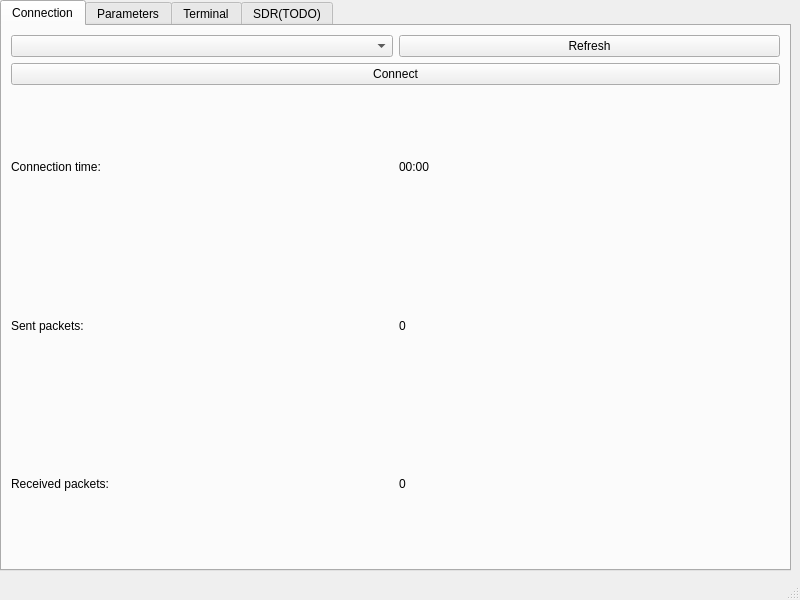
<?xml version="1.0" encoding="UTF-8"?>
<ui version="4.0">
 <class>MainWindow</class>
 <widget class="QMainWindow" name="MainWindow">
  <property name="geometry">
   <rect>
    <x>0</x>
    <y>0</y>
    <width>800</width>
    <height>600</height>
   </rect>
  </property>
  <property name="sizePolicy">
   <sizepolicy hsizetype="Preferred" vsizetype="Preferred">
    <horstretch>0</horstretch>
    <verstretch>0</verstretch>
   </sizepolicy>
  </property>
  <property name="windowTitle">
   <string>QCBmCtl</string>
  </property>
  <widget class="QWidget" name="centralwidget">
   <widget class="QTabWidget" name="tabWidget">
    <property name="geometry">
     <rect>
      <x>0</x>
      <y>0</y>
      <width>791</width>
      <height>571</height>
     </rect>
    </property>
    <property name="currentIndex">
     <number>0</number>
    </property>
    <widget class="QWidget" name="tab_3">
     <attribute name="title">
      <string>Connection</string>
     </attribute>
     <layout class="QGridLayout" name="gridLayout">
      <item row="2" column="0">
       <widget class="QLabel" name="label">
        <property name="text">
         <string>Connection time:</string>
        </property>
       </widget>
      </item>
      <item row="0" column="1">
       <widget class="QPushButton" name="pushButton_2">
        <property name="text">
         <string>Refresh</string>
        </property>
       </widget>
      </item>
      <item row="1" column="0" colspan="2">
       <widget class="QPushButton" name="pushButton">
        <property name="enabled">
         <bool>true</bool>
        </property>
        <property name="text">
         <string>Connect</string>
        </property>
       </widget>
      </item>
      <item row="3" column="1">
       <widget class="QLabel" name="label_4">
        <property name="text">
         <string>0</string>
        </property>
       </widget>
      </item>
      <item row="0" column="0">
       <widget class="QComboBox" name="comboBox"/>
      </item>
      <item row="2" column="1">
       <widget class="QLabel" name="label_2">
        <property name="text">
         <string>00:00</string>
        </property>
       </widget>
      </item>
      <item row="3" column="0">
       <widget class="QLabel" name="label_3">
        <property name="text">
         <string>Sent packets:</string>
        </property>
       </widget>
      </item>
      <item row="4" column="0">
       <widget class="QLabel" name="label_5">
        <property name="text">
         <string>Received packets:</string>
        </property>
       </widget>
      </item>
      <item row="4" column="1">
       <widget class="QLabel" name="label_6">
        <property name="text">
         <string>0</string>
        </property>
       </widget>
      </item>
     </layout>
    </widget>
    <widget class="QWidget" name="tab_5">
     <attribute name="title">
      <string>Parameters</string>
     </attribute>
     <layout class="QGridLayout" name="gridLayout_3">
      <item row="0" column="0">
       <widget class="QLabel" name="label_11">
        <property name="text">
         <string>Frequency:</string>
        </property>
       </widget>
      </item>
      <item row="0" column="1">
       <widget class="QSpinBox" name="spinBox_4">
        <property name="enabled">
         <bool>false</bool>
        </property>
        <property name="minimum">
         <number>20000000</number>
        </property>
        <property name="maximum">
         <number>30000000</number>
        </property>
        <property name="value">
         <number>27120000</number>
        </property>
       </widget>
      </item>
      <item row="1" column="0">
       <widget class="QLabel" name="label_7">
        <property name="text">
         <string>Mode:</string>
        </property>
       </widget>
      </item>
      <item row="3" column="1">
       <widget class="QSpinBox" name="spinBox_2">
        <property name="enabled">
         <bool>false</bool>
        </property>
        <property name="minimum">
         <number>10</number>
        </property>
        <property name="maximum">
         <number>10000</number>
        </property>
       </widget>
      </item>
      <item row="4" column="0">
       <widget class="QLabel" name="label_10">
        <property name="text">
         <string>Frequency count(MFSK):</string>
        </property>
       </widget>
      </item>
      <item row="6" column="0" colspan="2">
       <widget class="QPushButton" name="pushButton_7">
        <property name="enabled">
         <bool>false</bool>
        </property>
        <property name="text">
         <string>Store params table</string>
        </property>
       </widget>
      </item>
      <item row="3" column="0">
       <widget class="QLabel" name="label_9">
        <property name="text">
         <string>Frequency spacing:</string>
        </property>
       </widget>
      </item>
      <item row="1" column="1">
       <widget class="QComboBox" name="comboBox_2">
        <property name="enabled">
         <bool>false</bool>
        </property>
        <item>
         <property name="text">
          <string>BFSK</string>
         </property>
        </item>
        <item>
         <property name="text">
          <string>MFSK</string>
         </property>
        </item>
        <item>
         <property name="text">
          <string>MSK</string>
         </property>
        </item>
        <item>
         <property name="text">
          <string>SDR</string>
         </property>
        </item>
       </widget>
      </item>
      <item row="4" column="1">
       <widget class="QSpinBox" name="spinBox_3">
        <property name="enabled">
         <bool>false</bool>
        </property>
        <property name="minimum">
         <number>4</number>
        </property>
        <property name="maximum">
         <number>64</number>
        </property>
        <property name="stepType">
         <enum>QAbstractSpinBox::DefaultStepType</enum>
        </property>
       </widget>
      </item>
      <item row="2" column="0">
       <widget class="QLabel" name="label_8">
        <property name="text">
         <string>Speed/samplerate:</string>
        </property>
       </widget>
      </item>
      <item row="2" column="1">
       <widget class="QSpinBox" name="spinBox">
        <property name="enabled">
         <bool>false</bool>
        </property>
        <property name="minimum">
         <number>10</number>
        </property>
        <property name="maximum">
         <number>10000</number>
        </property>
        <property name="singleStep">
         <number>2</number>
        </property>
       </widget>
      </item>
      <item row="5" column="0" colspan="2">
       <widget class="QTableWidget" name="tableWidget">
        <property name="enabled">
         <bool>false</bool>
        </property>
       </widget>
      </item>
     </layout>
    </widget>
    <widget class="QWidget" name="tab_4">
     <attribute name="title">
      <string>Terminal</string>
     </attribute>
     <layout class="QGridLayout" name="gridLayout_2">
      <item row="2" column="1">
       <widget class="QPushButton" name="pushButton_3">
        <property name="enabled">
         <bool>false</bool>
        </property>
        <property name="text">
         <string>Send</string>
        </property>
        <property name="autoDefault">
         <bool>true</bool>
        </property>
       </widget>
      </item>
      <item row="1" column="0" colspan="2">
       <widget class="QTextBrowser" name="textBrowser">
        <property name="enabled">
         <bool>true</bool>
        </property>
        <property name="horizontalScrollBarPolicy">
         <enum>Qt::ScrollBarAsNeeded</enum>
        </property>
        <property name="lineWrapMode">
         <enum>QTextEdit::WidgetWidth</enum>
        </property>
        <property name="lineWrapColumnOrWidth">
         <number>1</number>
        </property>
        <property name="html">
         <string>&lt;!DOCTYPE HTML PUBLIC &quot;-//W3C//DTD HTML 4.0//EN&quot; &quot;http://www.w3.org/TR/REC-html40/strict.dtd&quot;&gt;
&lt;html&gt;&lt;head&gt;&lt;meta name=&quot;qrichtext&quot; content=&quot;1&quot; /&gt;&lt;meta charset=&quot;utf-8&quot; /&gt;&lt;style type=&quot;text/css&quot;&gt;
p, li { white-space: pre-wrap; }
hr { height: 1px; border-width: 0; }
li.unchecked::marker { content: &quot;\2610&quot;; }
li.checked::marker { content: &quot;\2612&quot;; }
&lt;/style&gt;&lt;/head&gt;&lt;body style=&quot; font-family:'Noto Sans'; font-size:10pt; font-weight:400; font-style:normal;&quot;&gt;
&lt;p style=&quot; margin-top:0px; margin-bottom:0px; margin-left:0px; margin-right:0px; -qt-block-indent:0; text-indent:0px;&quot;&gt;TRX&lt;/p&gt;&lt;/body&gt;&lt;/html&gt;</string>
        </property>
       </widget>
      </item>
      <item row="1" column="2" rowspan="3">
       <widget class="QTextBrowser" name="textBrowser_3">
        <property name="enabled">
         <bool>true</bool>
        </property>
        <property name="html">
         <string>&lt;!DOCTYPE HTML PUBLIC &quot;-//W3C//DTD HTML 4.0//EN&quot; &quot;http://www.w3.org/TR/REC-html40/strict.dtd&quot;&gt;
&lt;html&gt;&lt;head&gt;&lt;meta name=&quot;qrichtext&quot; content=&quot;1&quot; /&gt;&lt;meta charset=&quot;utf-8&quot; /&gt;&lt;style type=&quot;text/css&quot;&gt;
p, li { white-space: pre-wrap; }
hr { height: 1px; border-width: 0; }
li.unchecked::marker { content: &quot;\2610&quot;; }
li.checked::marker { content: &quot;\2612&quot;; }
&lt;/style&gt;&lt;/head&gt;&lt;body style=&quot; font-family:'Noto Sans'; font-size:10pt; font-weight:400; font-style:normal;&quot;&gt;
&lt;p style=&quot; margin-top:0px; margin-bottom:0px; margin-left:0px; margin-right:0px; -qt-block-indent:0; text-indent:0px;&quot;&gt;LOG&lt;/p&gt;&lt;/body&gt;&lt;/html&gt;</string>
        </property>
       </widget>
      </item>
      <item row="2" column="0">
       <widget class="QLineEdit" name="lineEdit">
        <property name="enabled">
         <bool>false</bool>
        </property>
        <property name="maxLength">
         <number>255</number>
        </property>
        <property name="clearButtonEnabled">
         <bool>false</bool>
        </property>
       </widget>
      </item>
      <item row="0" column="2">
       <widget class="QPushButton" name="pushButton_6">
        <property name="enabled">
         <bool>true</bool>
        </property>
        <property name="text">
         <string>Clear</string>
        </property>
       </widget>
      </item>
      <item row="0" column="0" colspan="2">
       <widget class="QPushButton" name="pushButton_5">
        <property name="enabled">
         <bool>true</bool>
        </property>
        <property name="text">
         <string>Clear</string>
        </property>
       </widget>
      </item>
     </layout>
    </widget>
    <widget class="QWidget" name="tab_6">
     <attribute name="title">
      <string>SDR(TODO)</string>
     </attribute>
     <layout class="QGridLayout" name="gridLayout_4">
      <item row="3" column="0">
       <widget class="QLabel" name="label_12">
        <property name="text">
         <string>Bandwidth</string>
        </property>
       </widget>
      </item>
      <item row="3" column="1">
       <widget class="QSpinBox" name="spinBox_5">
        <property name="enabled">
         <bool>false</bool>
        </property>
       </widget>
      </item>
      <item row="1" column="0" colspan="2">
       <widget class="QGraphicsView" name="graphicsView">
        <property name="enabled">
         <bool>false</bool>
        </property>
       </widget>
      </item>
      <item row="2" column="0" colspan="2">
       <widget class="QPushButton" name="pushButton_4">
        <property name="enabled">
         <bool>false</bool>
        </property>
        <property name="text">
         <string>PTT</string>
        </property>
       </widget>
      </item>
      <item row="0" column="0" colspan="2">
       <widget class="QComboBox" name="comboBox_3">
        <property name="enabled">
         <bool>false</bool>
        </property>
        <item>
         <property name="text">
          <string>AM</string>
         </property>
        </item>
        <item>
         <property name="text">
          <string>FM</string>
         </property>
        </item>
       </widget>
      </item>
     </layout>
    </widget>
   </widget>
  </widget>
  <widget class="QStatusBar" name="statusbar"/>
 </widget>
 <resources/>
 <connections/>
</ui>
